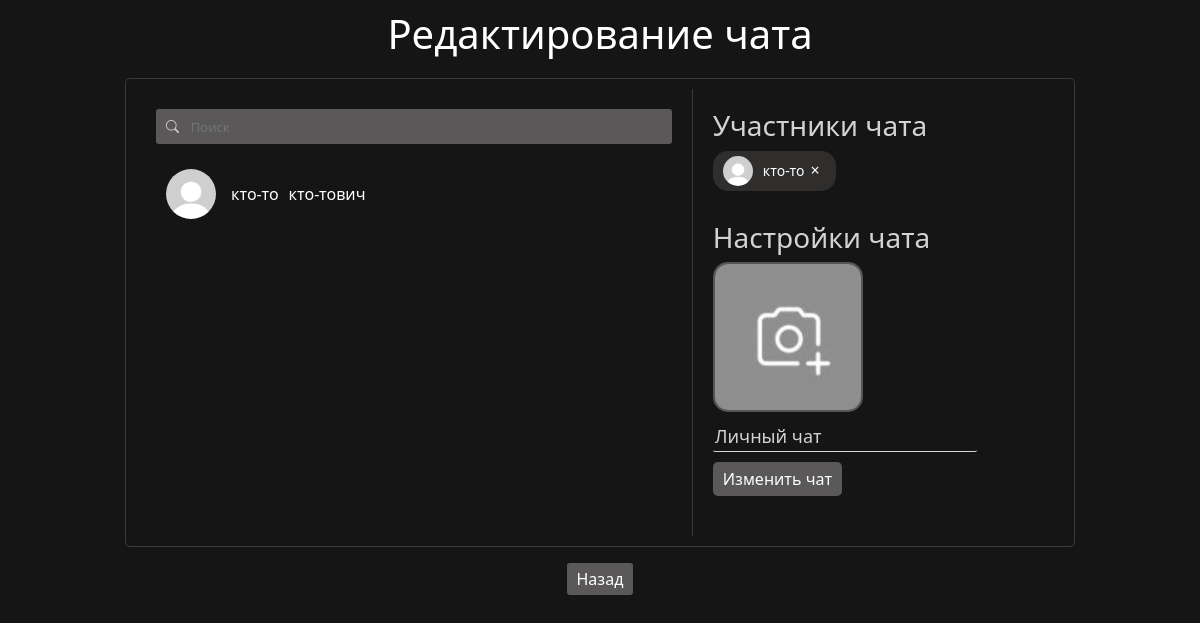
/edit_private_chat/2 (signed in), run on the app's committed database.
### data/users.py (models this page shows, shortened)
class User(SqlAlchemyBase, UserMixin, SerializerMixin):
    __tablename__ = "users"
    id = sqlalchemy.Column(sqlalchemy.Integer, primary_key=True, autoincrement=True)
    surname = sqlalchemy.Column(sqlalchemy.String)
    name = sqlalchemy.Column(sqlalchemy.String)
    age = sqlalchemy.Column(sqlalchemy.Integer)
    city = sqlalchemy.Column(sqlalchemy.String)
    email = sqlalchemy.Column(sqlalchemy.String, unique=True)
    hashed_password = sqlalchemy.Column(sqlalchemy.String)
    post_ids = sqlalchemy.Column(sqlalchemy.String)
    comment_ids = sqlalchemy.Column(sqlalchemy.String)
    post_like_ids = sqlalchemy.Column(sqlalchemy.String)
    post_like_guide_category_ids = sqlalchemy.Column(sqlalchemy.String)
    post_like_ideas_category_ids = sqlalchemy.Column(sqlalchemy.String)
    post_like_mems_category_ids = sqlalchemy.Column(sqlalchemy.String)
    post_like_common_category_ids = sqlalchemy.Column(sqlalchemy.String)
    friends_ids = sqlalchemy.Column(sqlalchemy.String)
    friends_requests = sqlalchemy.Column(sqlalchemy.String)
    own_requests = sqlalchemy.Column(sqlalchemy.String)
    chats_ids = sqlalchemy.Column(sqlalchemy.String)
    img_profile = sqlalchemy.Column(sqlalchemy.String)
    img_avatar = sqlalchemy.Column(sqlalchemy.String)
    sex = sqlalchemy.Column(sqlalchemy.String)
    blocked_users = sqlalchemy.Column(sqlalchemy.String)
    private_chat_ids = sqlalchemy.Column(sqlalchemy.String)
    modified_date = sqlalchemy.Column(sqlalchemy.DateTime, default=datetime.datetime.now)
    comments = orm.relationship("Comments", back_populates='user')
    posts = orm.relationship("Posts", back_populates='user')

### data/private_chats.py (models this page shows)
class PrivateChat(SqlAlchemyBase, SerializerMixin):
    __tablename__ = "private_chats"
    id = sqlalchemy.Column(sqlalchemy.Integer, primary_key=True, autoincrement=True)
    members = sqlalchemy.Column(sqlalchemy.String)
    chat_name = sqlalchemy.Column(sqlalchemy.String)
    chat_avatar = sqlalchemy.Column(sqlalchemy.String)
    comments = sqlalchemy.Column(sqlalchemy.String)
    modified_date = sqlalchemy.Column(sqlalchemy.DateTime, default=datetime.datetime.now)
    private_chat_with_friend = sqlalchemy.Column(sqlalchemy.Boolean, default=False)

### server.py (the view)
@app.route("/edit_private_chat/<chat_id>", methods=["GET", "POST"])
def edit_chat(chat_id):
    if not current_user.is_authenticated:
        return redirect("/")
    form = SerchUserForm()
    if form.validate_on_submit() and form.serch_user_id.data:
        return redirect(f"/id/{form.serch_user_id.data}")
    db_sess = db_session.create_session()
    private_chat = db_sess.query(PrivateChat).filter(PrivateChat.id == chat_id).first()
    if not private_chat:
        return f.abort(404)
    members = private_chat.members.split(",")
    if str(current_user.id) not in members:
        return f.abort(404)
    friends = []
    print(current_user.friends_ids)
    if current_user.friends_ids:
        for i in str(current_user.friends_ids).split(","):
            friends.append(db_sess.query(User).filter(User.id == int(i)).first())
    chat = db_sess.query(PrivateChat).filter(PrivateChat.id == int(chat_id)).first()
    members_id = str(chat.members).split(",")
    members = []
    for i in members_id:
        if int(i) == current_user.id:
            continue
        members.append(db_sess.query(User).filter(User.id == int(i)).first())
    chat_avatar = rf"..\static\img\chat.png"
    if private_chat.chat_avatar:
        chat_avatar = private_chat.chat_avatar
    html = f.render_template(r"create_chat.html",
                            friends = friends,
                            members = members,
                            chat_type=chat.private_chat_with_friend,
                            chat_avatar = chat_avatar,
                            chat_name = chat.chat_name
                            )
    return html

### forms/serch_user.py
class SerchUserForm(FlaskForm):
    serch_user_id = StringField()

### data/db_session.py (called while the page is built)
def create_session() -> Session:
    global __factory
    return __factory()

### server.py (called while the page is built)
@login_manager.user_loader
def load_user(user_id):
    db_sess = db_session.create_session()
    return db_sess.query(User).get(user_id)

### templates/create_chat.html (shortened to what this page needs)
<!DOCTYPE html>
<html lang="en">
    <head>
        <link rel="stylesheet"
        href="https://cdn.jsdelivr.net/npm/bootstrap@5.0.0-beta1/dist/css/bootstrap.min.css"
>
            <link href="https://cdn.jsdelivr.net/npm/bootstrap@5.3.2/dist/css/bootstrap.min.css" rel="stylesheet">
        <link rel="stylesheet" href="https://cdn.jsdelivr.net/npm/bootstrap-icons@1.8.1/font/bootstrap-icons.css">
        <link rel="stylesheet" type="text/css" href="../static/css/style.css" />
    </head>
<body>
    <h1 style="text-align: center; color: white; margin-bottom: 20px; margin-top: 10px;">{% if members %}Редактирование чата{% else %}Создание чата{% endif %}</h1>
    <div class="create-chat-container">
        <div class="friends-list">
            <form style="position: static; top: 0; margin-bottom: 15px; width: 100%; display: flex; flex-direction: row;" class="serch-form" method="post" id="friend-form">
                <i style="margin-left: 0;" class="bi bi-search serch-img"></i><input class="serch friends-serch" type="text" placeholder="Поиск">
            </form>
            {% for i in friends %}
                <div class="friend-item" data-friend-id="{{i.id}}">
                    <div class="avatar-and-name-friend">
                        <div class="friend-avatar-box-create-chat">
                            <a href="/id/{{i.id}}"><img class="friend-avatar-create-chat" {% if i.img_avatar %} src="{{i.img_avatar}}" {% else %} src="../static/img/avatar.jpg" {% endif %} alt=""></a>
                        </div>
                        <p style="margin-right: 10px;" class="name-friend-create-chat">{{i.name}}</p>
                        <p class="name-friend-create-chat">{{i.surname}}</p>
                    </div>
                </div>
            {% endfor %}
        </div>
        <div class="chat-creation-panel">
            <div class="selected-friends">
                <h3 style="text-align: left;">Участники чата</h3>
                <div class="selected-friends-list">
                    {% if members %}
                    {% for i in members %}
                    <div class="selected-friend" data-friend-id="{{i.id}}">
                        <img {% if i.img_avatar %} src="{{i.img_avatar}}" {% else %} src="../static/img/avatar.jpg" {% endif %} alt="Аватар">
                        <span>{{i.name}}</span>
                        {% if not chat_type %}
                        <button onclick="document.querySelector('.selected-friends-list').removeChild(this.closest('.selected-friend'))" class="remove-friend">&times;</button>
                        {% else %}
                        <button onclick="alert('Нельзя изменять участников личного чата')" class="remove-friend">&times;</button>
                        {% endif %}
                    </div>
                    {% endfor %}
                    {% endif %}
                </div>
            </div>
            <div style="text-align: left;" class="chat-details">
                <h3 style="text-align: left;">Настройки чата</h3>
                <div class="chat-avatar-upload">
                    <label for="chat-avatar">
                        <img id="chat-avatar-preview" {% if chat_avatar %} src="{{chat_avatar}}" {% else %} src="../static/img/chat.png" {% endif %} alt="Аватар чата">
                    </label>
                </div>
                <input style="margin-top: 10px; text-align: left;" type="text" class="chat-name" placeholder="Название чата" {% if chat_name %} value="{{chat_name}}" {% endif %}>
                <br>
                <button style="text-align: left;" class="create-chat-button">{% if members %}Изменить чат{% else %}Создать чат{% endif %}</button>
            </div>
        </div>
    </div>
    <div style="width: 100%; text-align: center; margin-top: 20px;"><a class="back-create-chat" href="/chats">Назад</a></div>
</body>
</html>

### static/css/style.css (style rules this page uses)
body { background-color: #151515; }
.serch-form { display: inline-block; }
.serch { box-sizing: border-box; border: none; background-color: #5a5858; color: lightgray; outline: 0; border-radius: 0px 3px 3px 0px; height: 35px; font-size: 13px; }
.serch-img { position: relative; display: inline-block; background-color: #5a5858; color: lightgray; border-radius: 3px 0px 0px 3px; height: 35px; width: 35px; text-align: center; line-height: 35px; font-size: 13px; margin-left: 20px; }
.friends-serch { width: 100%; }
.avatar-and-name-friend { display: flex; flex-direction: row; align-items: center; }
.create-chat-container { display: flex; width: 100%; min-width: 943.3px; max-width: 950px; max-height: 500px; margin: 0 auto; border: 1px solid #3d3a3a; border-radius: 5px; padding: 10px; }
.friends-list { max-height: 500px; overflow: auto; width: 60%; padding: 20px; border-right: 1px solid #3d3a3a; overflow-y: auto; }
.friend-item { display: flex; align-items: center; padding: 10px; cursor: pointer; transition: background-color 0.3s; }
.friend-avatar-box-create-chat { width: 50px; height: 50px; border-radius: 50%; overflow: hidden; margin-right: 15px; }
.friend-avatar-create-chat { width: 100%; height: 100%; object-fit: cover; }
.name-friend-create-chat { color: white; font-size: 16px; margin: 0; }
.chat-creation-panel { overflow: auto; width: 40%; padding: 20px; }
.selected-friends-list { display: flex; flex-wrap: wrap; gap: 10px; margin-bottom: 20px; }
.selected-friend { display: flex; align-items: center; background-color: #302d2d; padding: 5px 10px; border-radius: 15px; position: relative; }
.selected-friend img { width: 30px; height: 30px; border-radius: 50%; margin-right: 10px; }
.selected-friend span { color: white; font-size: 14px; }
.chat-avatar-upload { position: relative; width: 150px; height: 1 }
.selected-friend { display: flex; align-items: center; background-color: #302d2d; padding: 5px 10px; border-radius: 15px; position: relative; margin-bottom: 10px; }
.remove-friend { position: relative; top: 40%; transform: translateY(-50%); background: none; border: none; color: white; font-size: 16px; cursor: pointer; }
.chat-avatar-upload { position: relative; overflow: hidden; width: 150px; height: 150px; border: 2px solid #555; border-radius: 15px; display: flex; justify-content: center; align-items: center; cursor: pointer; }
.selected-friends h3, .chat-details h3 { color: lightgray; }
.chat-name { margin-top: 10px; outline: none; border: none; color: lightgray; border-bottom: lightgray 1px solid; border-radius: 2px; background-color: transparent; }
.create-chat-button { border: none; margin-top: 10px; border-radius: 5px; padding: 5px 10px; color: white; background-color: #5a5858; }
.back-create-chat { color: white; text-decoration: none; background-color: #5a5858; border-radius: 3px; padding: 5px 10px; }
.chat-details { text-align: center; margin-bottom: 20px; }
.chat-name { font-size: 18px; margin: 0; }

### data on the page
User: name "кто-то", surname "кто-тович"
PrivateChat: chat_name "Личный чат"
